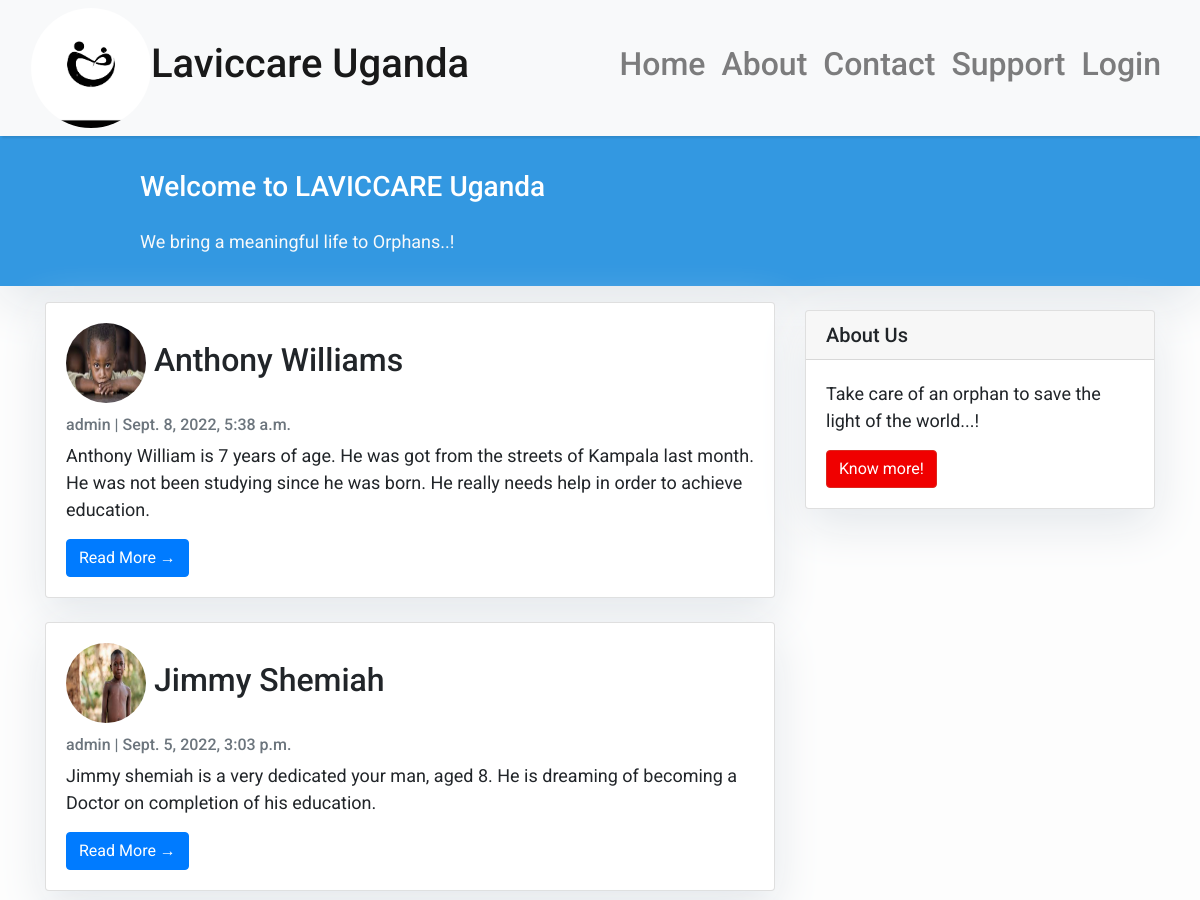
/ (upper part), run on an earlier commit of the app's database.
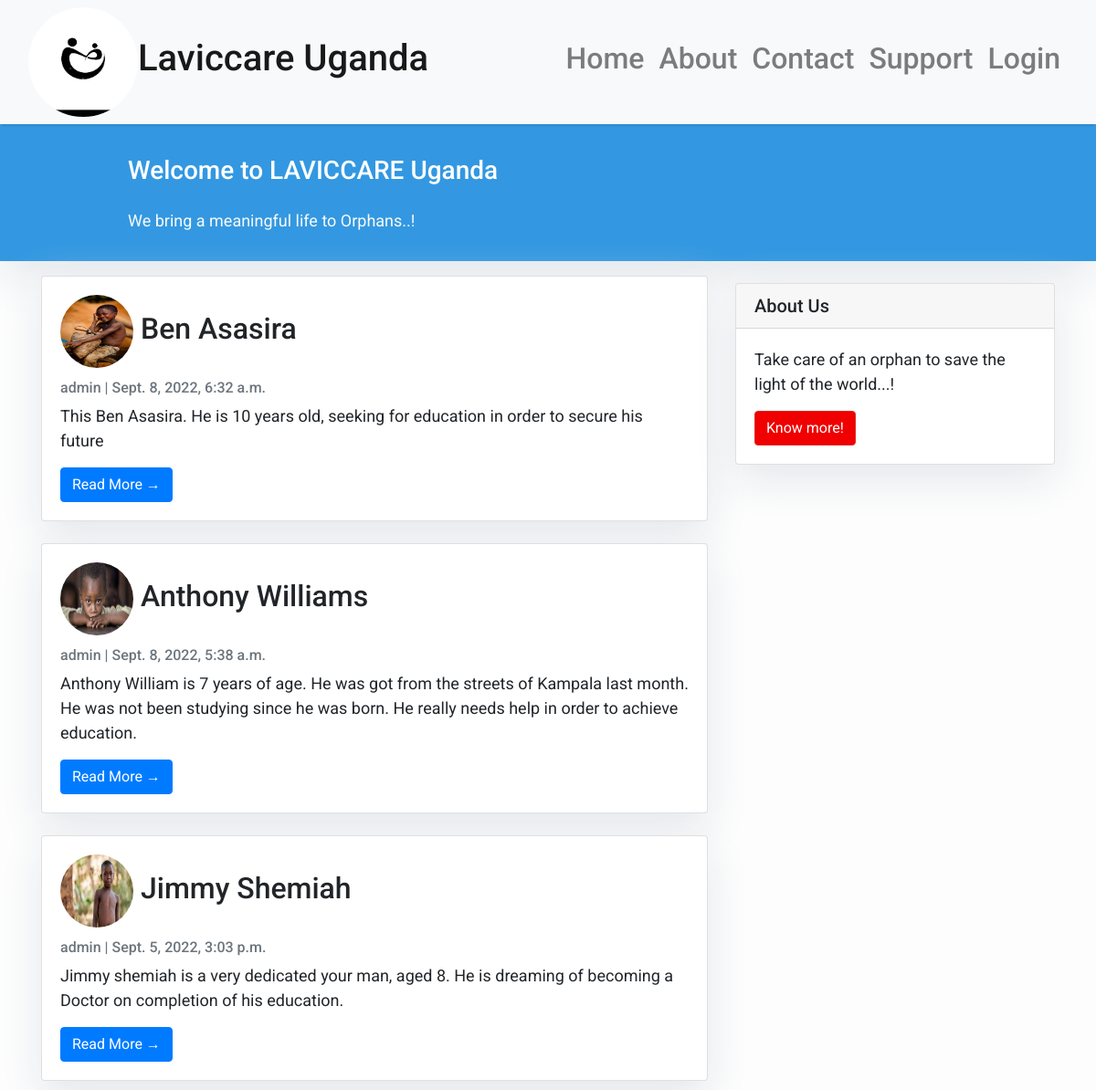
And on a later commit of the database.
### blogs/models.py (models this page shows, shortened)
class Post(models.Model):
    title = models.CharField(max_length=200, unique=True)
    slug = models.SlugField(max_length=200, unique=True)
    author = models.ForeignKey(User, on_delete= models.CASCADE, related_name='blog_posts')
    updated_on = models.DateTimeField(auto_now=True)
    content = models.TextField()
    created_on = models.DateTimeField(auto_now=True)
    status = models.IntegerField(choices=STATUS, default=0)
    image_title = models.TextField()
    cover = models.ImageField(upload_to='images/')
    class Meta:
        ordering = ['-created_on']

### blogs/views.py (the view)
# urls.py: path('',views.PostList.as_view(),name='home'),
class PostList(generic.ListView):
    queryset = Post.objects.filter(status=1).order_by('-created_on')
    template_name = 'index.html'

### templates/index.html (shortened to what this page needs)
{% extends "base.html" %}
{% block content %}
<header class="masthead">
    <div class="container">
        <div class="row">
            <div class=" col-md-8 col-md-10 mx-auto">
                <div class="site-heading">
                    <h3 class=" site-heading my-4 mt-3 text-white"> Welcome to LAVICCARE Uganda </h3>
                    <p class="text-light">We bring a meaningful life to Orphans..! &nbsp
                    </p>
                </div>
            </div>
        </div>
    </div>
</header>
<div class="container">
    <div class="row">
        <div class="col-md-8 mt-3 left">
            {% for post in post_list %}
            <div class="card mb-4">
                <div class="card-body">
                    <h2 class="card-title"><img class="rounded-circle" width="80" height="80" src="{{post.cover.url}}"> {{ post.title }}</h2>
                    <p class="card-text text-muted h6">{{ post.author }} | {{ post.created_on}} </p>
                    <p class="card-text">{{post.content|slice:":200" }}</p>
                    <a href="{% url 'post_detail' post.slug  %}" class="btn btn-primary">Read More &rarr;</a>
                </div>
            </div>
            {% endfor %}
        </div>
        {% block sidebar %} {% include 'sidebar.html' %} {% endblock sidebar %}
    </div>
</div>
{%endblock%}

What changed in the data, as far as the page shows it:
added Post: cover (picture), title "Ben Asasira", author "admin", created_on "Sept. 8, 2022, 6:32 a.m.", content "This Ben Asasira. He is 10 years old, seeking for education in order to secure his future"
